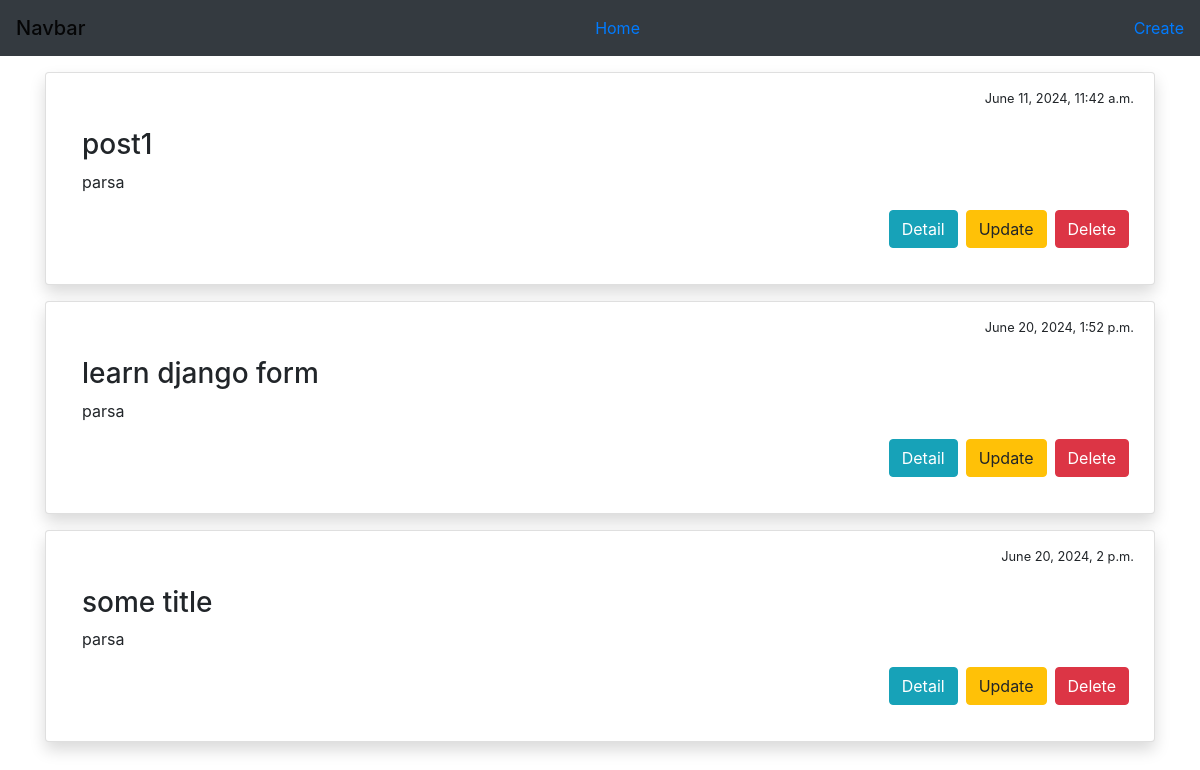
The page /blog/ on the database as committed earlier.
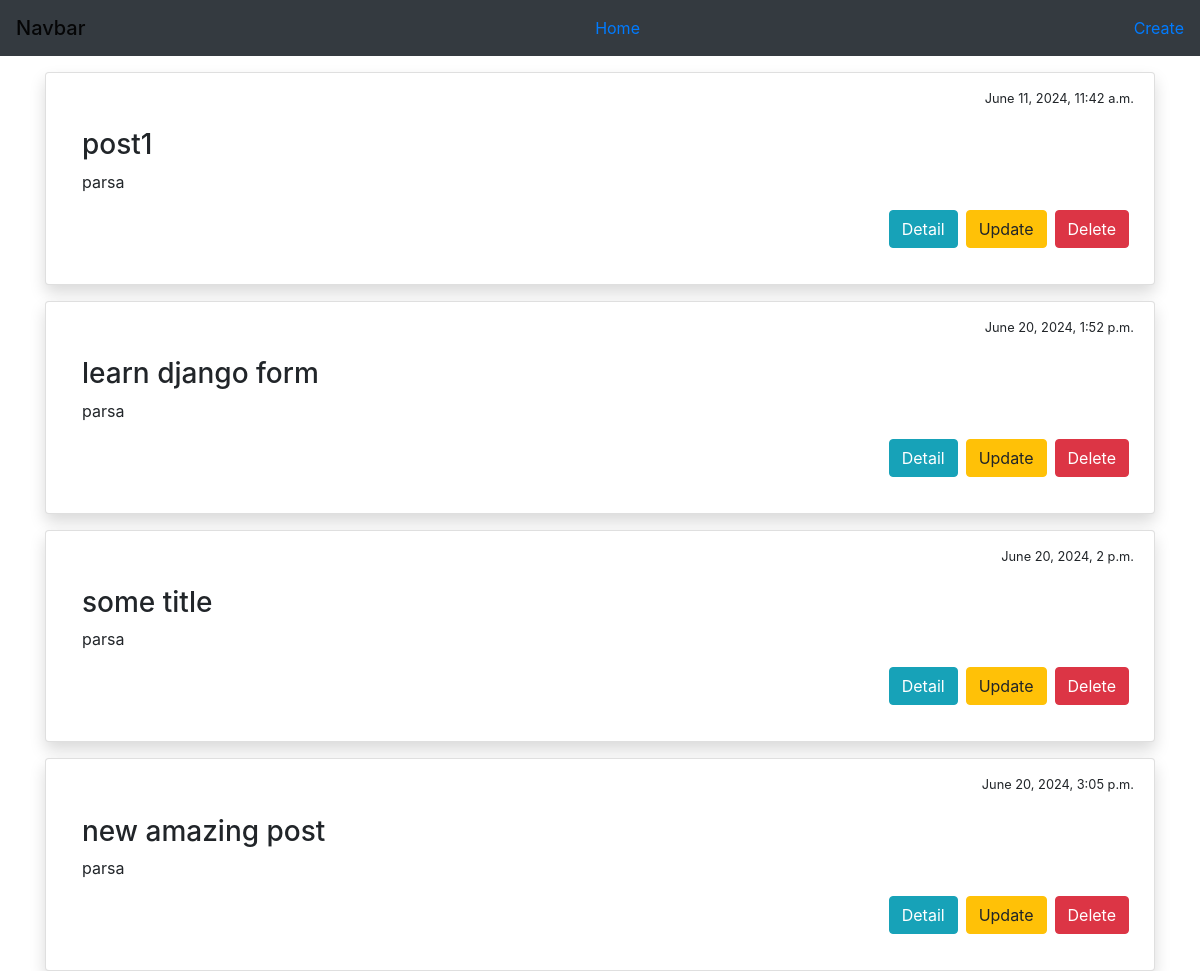
The same page on the database as committed later.
### blog/models.py (models this page shows, shortened)
class Post(models.Model):
    STATUS_CHOICES = (
        ('pub', 'Published'),
        ('drf', 'Draft'),
    )
    title = models.CharField(max_length=100)
    text = models.TextField()
    date_created = models.DateTimeField(auto_now_add=True)
    date_modified = models.DateTimeField(auto_now=True)
    status = models.CharField(choices=STATUS_CHOICES, default='drf', max_length=3)
    author = models.ForeignKey('auth.User', on_delete=models.CASCADE, null=True)

### blog/views.py (the view)
# urls.py: path('', views.all, name='all_posts'),
def all(request):
    all_posts = Post.objects.filter(status='pub')
    return render(request, 'blog/posts.html', {'posts': all_posts})

### blog/templates/blog/posts.html (shortened to what this page needs)
{% extends '_base.html'%}
{%block content%}
   {% for post in posts %}
   <div class="card mt-3 p-3 shadow">
      <div class="row justify-content-end mr-1">
         <small>{{ post.date_created }}</small>
      </div>
      <div class="card-body">
          <h3>{{ post.title }}</h3>
          <p> {{ post.author }}</p>
            <div class="row justify-content-end">
               <a class="btn btn-info mx-1" href="{% url 'post_detail' post.id %}">Detail</a>
               <a class="btn btn-warning mx-1" href="{% url 'update_post' post.id %}">Update</a>
               <a class="btn btn-danger mx-1" href="{% url 'remove_post' post.id %}">Delete</a>
            </div>
      </div>
   </div>
   {% endfor %}
{%endblock%}

Rows that differ between the two databases and show on the page:
added Post: date_created "June 20, 2024, 3:05 p.m.", title "new amazing post", author "parsa"
